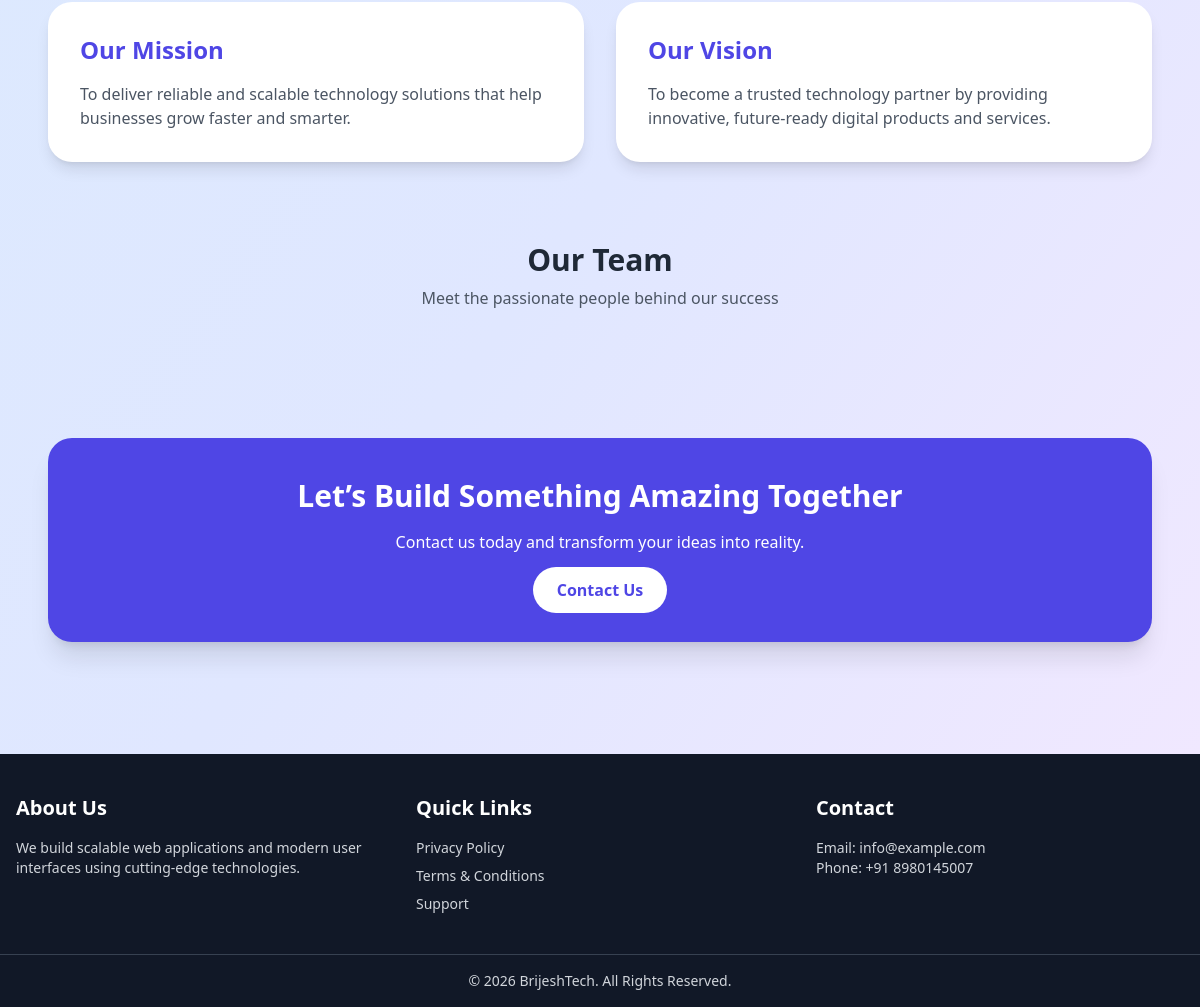
Page /about/ (lower part) on the earlier database version.
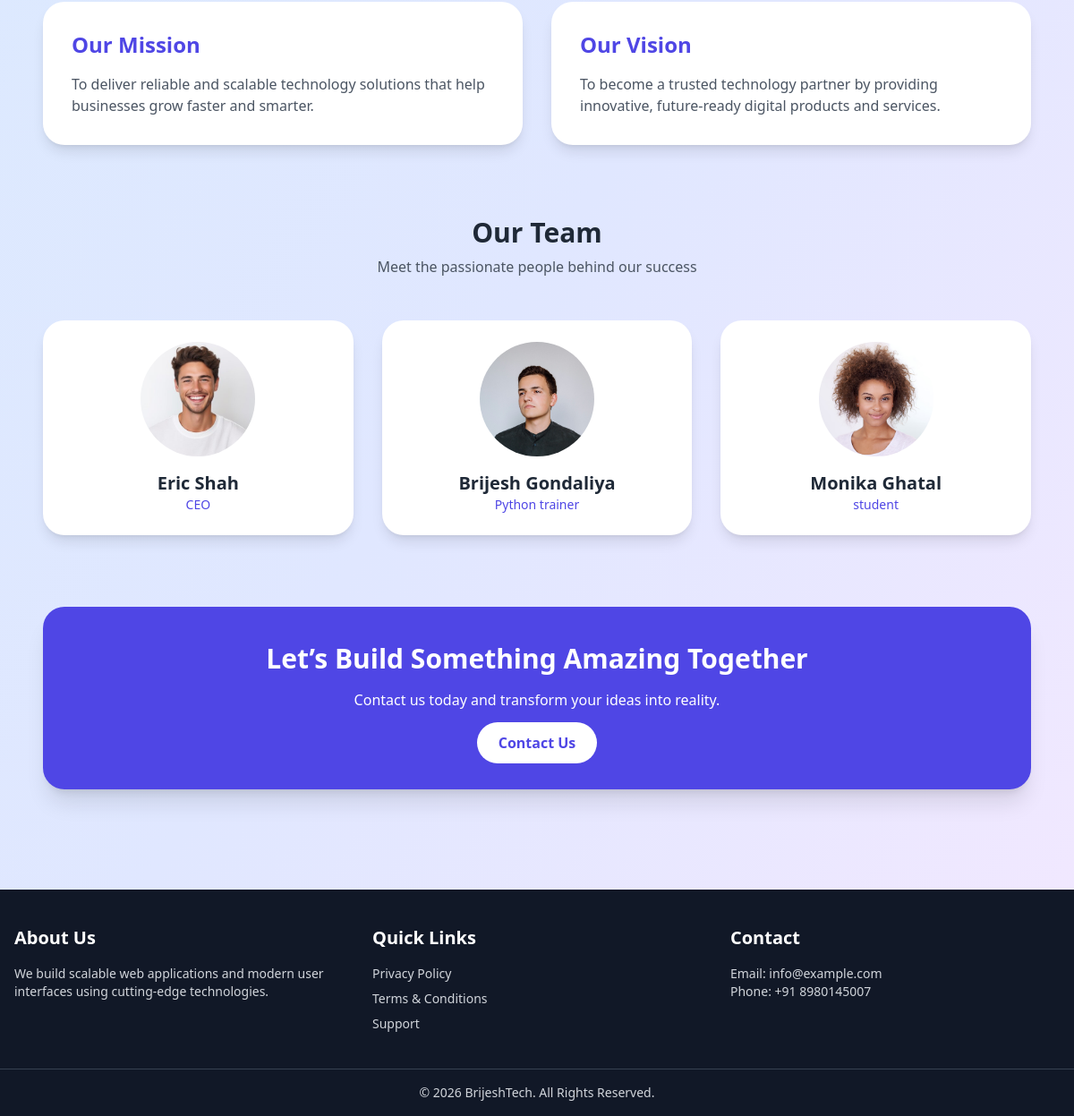
Same page on the later database version.
### web/models.py (models this page shows, shortened)
class BaseClass(models.Model):
    id = models.CharField(primary_key=True, default=uuid.uuid4)
    create_at = models.DateTimeField(auto_now_add=True)
    update_at = models.DateTimeField(auto_now=True)
    class Meta:
        abstract = True

class Team(BaseClass):
    name = models.CharField(max_length=200)
    designation = models.CharField(max_length=200)
    image = models.ImageField(upload_to='team/')
    order = models.PositiveIntegerField(default=0)
    class Meta:
        ordering = ['order']   # automatically order by this field

### web/views.py (the view)
# urls.py: path("about/", about, name="about"),
def about(request):
    teams = Team.objects.all()
    context = {
        "teams":teams
    }
    return render(request, "about.html", context)

### web/templates/about.html (shortened to what this page needs)
{% extends "layout.html" %}
{% block body %}
<section class="py-16 px-4 sm:px-6 lg:px-8 max-w-7xl mx-auto">
    <div class="grid md:grid-cols-2 gap-8 mb-20">
        <div class="bg-white p-8 rounded-3xl shadow-lg hover:shadow-2xl transition">
            <h3 class="text-2xl font-bold text-indigo-600 mb-4">
                Our Mission
            </h3>
            <p class="text-gray-600">
                To deliver reliable and scalable technology solutions
                that help businesses grow faster and smarter.
            </p>
        </div>
        <div class="bg-white p-8 rounded-3xl shadow-lg hover:shadow-2xl transition">
            <h3 class="text-2xl font-bold text-indigo-600 mb-4">
                Our Vision
            </h3>
            <p class="text-gray-600">
                To become a trusted technology partner by providing
                innovative, future-ready digital products and services.
            </p>
        </div>
    </div>
    <div class="text-center mb-12">
        <h2 class="text-3xl font-bold text-gray-800">
            Our Team
        </h2>
        <p class="text-gray-600 mt-2">
            Meet the passionate people behind our success
        </p>
    </div>
    <div class="grid sm:grid-cols-2 lg:grid-cols-3 gap-8 mb-20">
        {% for team in teams %}
        <div class="bg-white p-6 rounded-3xl shadow-lg text-center hover:shadow-2xl transition">
            <img src="{{team.image.url}}"
                 class="w-32 h-32 mx-auto rounded-full object-cover mb-4">
            <h3 class="text-xl font-bold text-gray-800">{{team.name|title}}</h3>
            <p class="text-indigo-600 text-sm">{{team.designation}}</p>
        </div>
        {% endfor %}
    </div>
    <div class="bg-indigo-600 text-white rounded-3xl p-10 text-center shadow-xl">
        <h2 class="text-3xl font-bold mb-4">
            Let’s Build Something Amazing Together
        </h2>
        <p class="mb-6">
            Contact us today and transform your ideas into reality.
        </p>
        <a href="{% url 'contact' %}"
           class="bg-white text-indigo-600 px-6 py-3 rounded-full font-semibold hover:bg-gray-100 transition">
            Contact Us
        </a>
    </div>
</section>
{% endblock %}

### web/templates/layout.html (shortened to what this page needs)
<!DOCTYPE html>
<html lang="en">
<head>
    <script src="https://cdn.tailwindcss.com"></script>
</head>
<body class="flex flex-col min-h-screen bg-gradient-to-br from-blue-100 via-indigo-100 to-purple-100">
    <main class="flex-grow flex items-center justify-center px-4 py-12">
        {% block body %}
        {% endblock %}
    </main>
    <footer class="bg-gray-900 text-gray-300">
        <div class="max-w-7xl mx-auto px-4 py-10 grid grid-cols-1 md:grid-cols-3 gap-8">
            <div>
                <h2 class="text-xl font-semibold text-white mb-4">About Us</h2>
                <p class="text-sm">
                    We build scalable web applications and modern user interfaces
                    using cutting-edge technologies.
                </p>
            </div>
            <div>
                <h2 class="text-xl font-semibold text-white mb-4">Quick Links</h2>
                <ul class="space-y-2 text-sm">
                    <li><a href="#" class="hover:text-white">Privacy Policy</a></li>
                    <li><a href="#" class="hover:text-white">Terms & Conditions</a></li>
                    <li><a href="#" class="hover:text-white">Support</a></li>
                </ul>
            </div>
            <div>
                <h2 class="text-xl font-semibold text-white mb-4">Contact</h2>
                <p class="text-sm">Email: info@example.com</p>
                <p class="text-sm">Phone: +91 8980145007</p>
            </div>
        </div>
        <div class="text-center text-sm py-4 border-t border-gray-700">
            © 2026 BrijeshTech. All Rights Reserved.
        </div>
    </footer>
</body>
</html>

Differences in the rows shown:
added Team: image (picture), name "Eric Shah", designation "CEO"
added Team: image (picture), name "Brijesh Gondaliya", designation "Python trainer"
added Team: image (picture), name "Monika Ghatal", designation "student"
